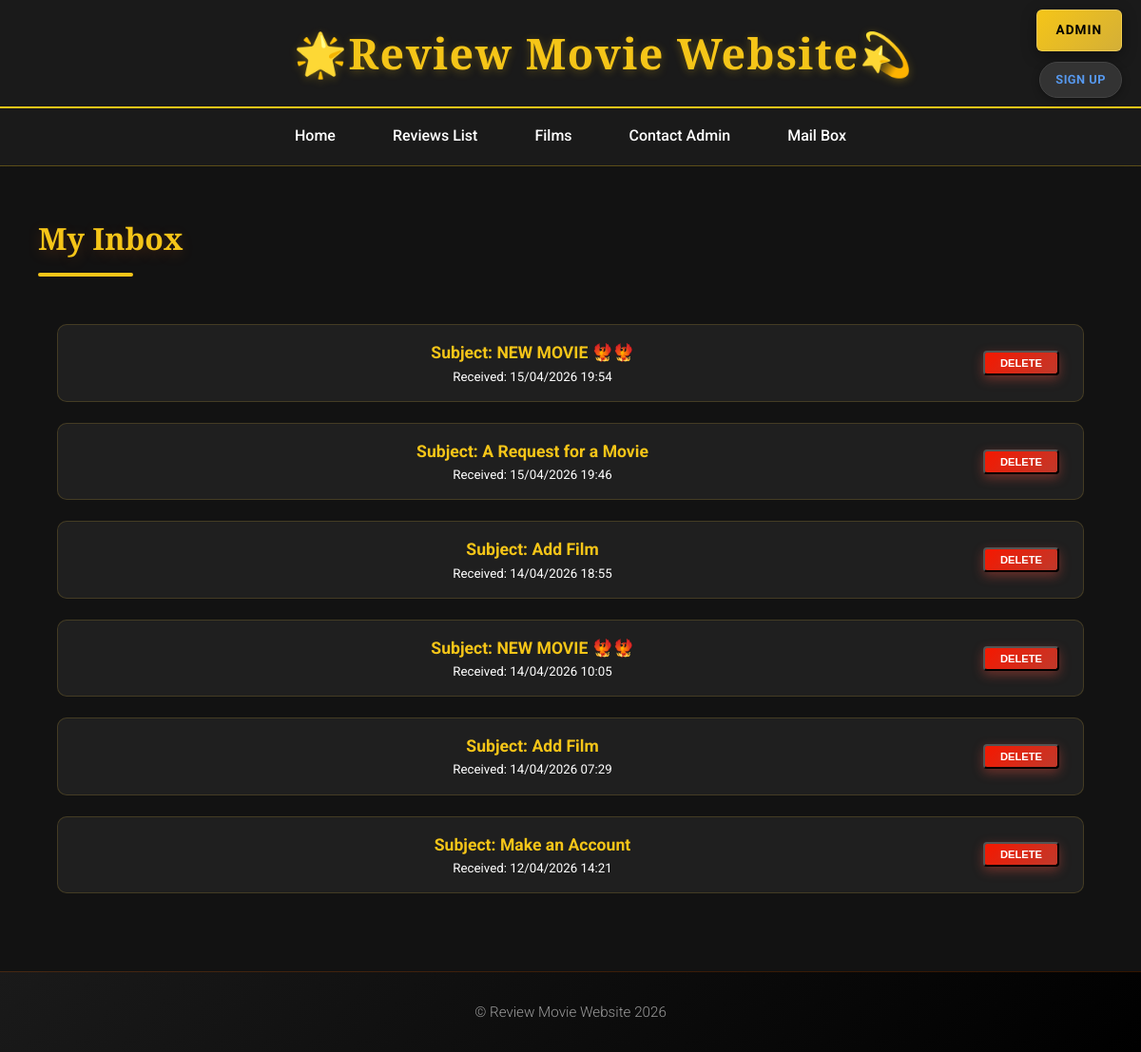
Before: /mailbox_reviewer.php with the older database file.
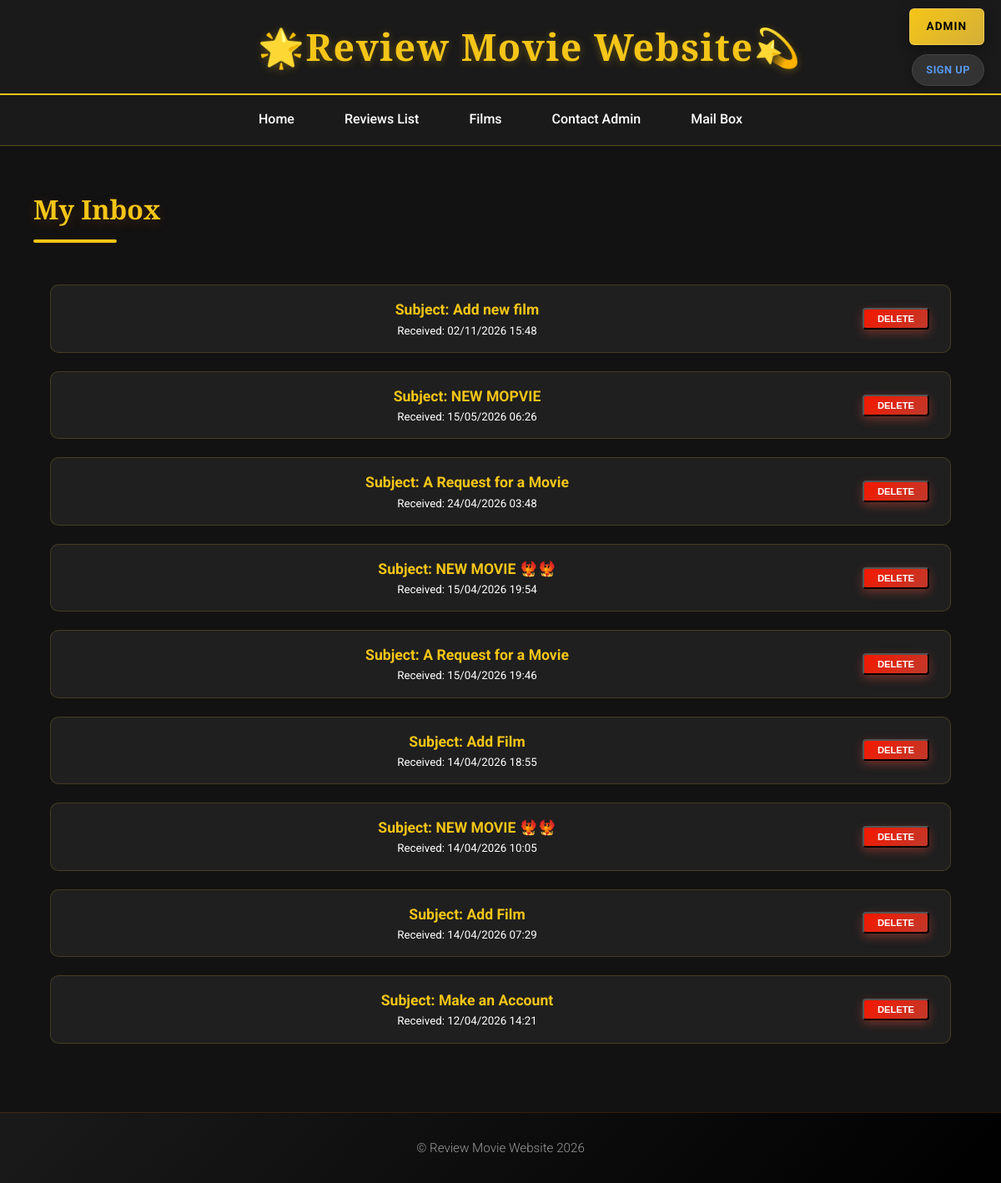
After: the same page with the newer database file.
### tables this page shows
CREATE TABLE `conversations` (
  `id` int(11) NOT NULL,
  `subject` varchar(255) NOT NULL,
  `created_at` timestamp NOT NULL DEFAULT current_timestamp()
);

### mailbox_reviewer.php (called while the page is built, shortened)
<?php
$database = Database::getConnection();
$reviewer_id = $_SESSION['reviewer_id'];
$convs = Conversation::getReviewerMailbox($database, $reviewer_id);
include 'templates/reviewer_mailbox.html.php';
include 'templates/layout.html.php';

### classes/Conversation.php (called while the page is built, shortened)
<?php
class Conversation
{
    public static function getReviewerMailbox($pdo, $reviewer_id)
    {
        $sql = "SELECT c.id, c.subject, MAX(m.created_at) as created_at,
                SUM(CASE WHEN m.sender = 'admin' AND m.is_read = 0 THEN 1 ELSE 0 END) as unread_count
                FROM conversations c
                JOIN mails_box m ON c.id = m.conversation_id
                WHERE m.reviewers_id = :rid
                GROUP BY c.id
                ORDER BY created_at DESC";
        return Database::query($pdo, $sql, [':rid' => $reviewer_id])->fetchAll();
    }
}

### classes/Database.php (called while the page is built, shortened)
<?php
class Database
{
    public static function query($pdo, $sql, $parameters = [])
    {
        $query = $pdo->prepare($sql);
        $query->execute($parameters);
        return $query;
    }
}

### templates/reviewer_mailbox.html.php (the view, shortened to what this page needs)
<h2>My Inbox</h2>
<div class="glass-list">
    <?php foreach ($convs as $c): ?>
        <div class="glass-item">
            <a href="conversation.php?id=<?= $c['id'] ?>" class="content-link">
                <div style="display: flex; flex-direction: column;">
                    <strong>Subject: <?= htmlspecialchars($c['subject']) ?></strong>
                    <small>Received: <?= date('d/m/Y H:i', strtotime($c['created_at'])) ?></small>
                </div>
            </a>
            <form action="delete.php" method="post" onsubmit="return confirm('Delete this conversation?')">
                <button type="submit" class="btn-delete">Delete</button>
            </form>
        </div>
    <?php endforeach; ?>
</div>

Changed rows visible on the page:
added conversations: subject "Add new film", created_at "02/11/2026 15:48"
added conversations: subject "NEW MOPVIE", created_at "15/05/2026 06:26"
added conversations: subject "A Request for a Movie", created_at "24/04/2026 03:48"
